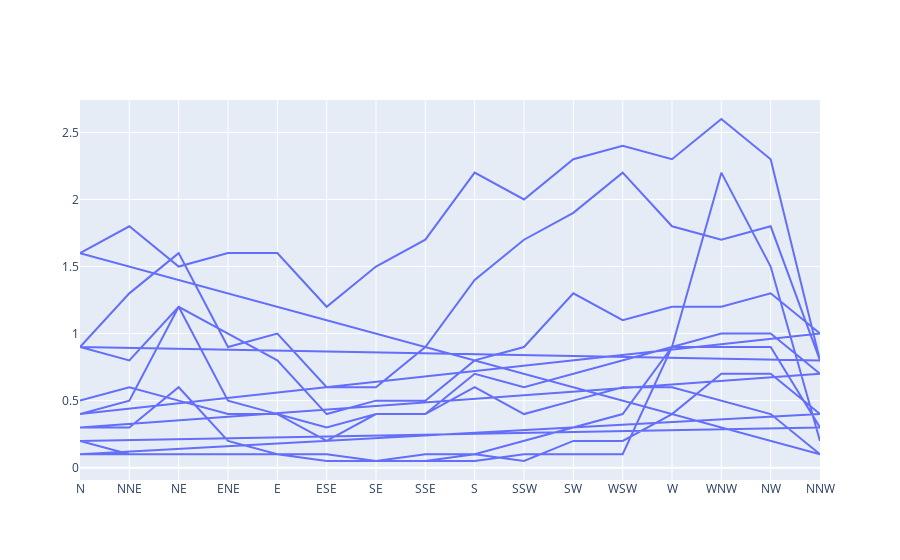

Notebook code cell kept with this figure:
### Markdown cell above
### Change Height, Width, & Margins with Graph Objects in plotly

### Code cell
import plotly.graph_objects as go

fig = go.Figure()

df = px.data.wind()
fig.add_trace(go.Scatter(
    x= df["direction"],
    y= df["frequency"]
))

fig.show()

### Figure 1 — Plotly figure (JSON) as saved in the notebook; plotly's stock layout.template omitted (floating-point values rounded to 4 significant figures)
{"data": [{"type": "scatter", "x": ["N", "NNE", "NE", "ENE", "E", "ESE", "SE", "SSE", "S", "SSW", "SW", "WSW", "W", "WNW", "NW", "NNW", "N", "NNE", "NE", "ENE", "E", "ESE", "SE", "SSE", "S", "SSW", "SW", "WSW", "W", "WNW", "NW", "NNW", "N", "NNE", "NE", "ENE", "E", "ESE", "SE", "SSE", "S", "SSW", "SW", "WSW", "W", "WNW", "NW", "NNW", "N", "NNE", "NE", "ENE", "E", "ESE", "SE", "SSE", "S", "SSW", "SW", "WSW", "W", "WNW", "NW", "NNW", "N", "NNE", "NE", "ENE", "E", "ESE", "SE", "SSE", "S", "SSW", "SW", "WSW", "W", "WNW", "NW", "NNW", "N", "NNE", "NE", "ENE", "E", "ESE", "SE", "SSE", "S", "SSW", "SW", "WSW", "W", "WNW", "NW", "NNW", "N", "NNE", "NE", "ENE", "E", "ESE", "SE", "SSE", "S", "SSW", "SW", "WSW", "W", "WNW", "NW", "NNW", "N", "NNE", "NE", "ENE", "E", "ESE", "SE", "SSE", "S", "SSW", "SW", "WSW", "W", "WNW", "NW", "NNW"], "y": [0.5, 0.6, 0.5, 0.4, 0.4, 0.3, 0.4, 0.4, 0.6, 0.4, 0.5, 0.6, 0.6, 0.5, 0.4, 0.1, 1.6, 1.8, 1.5, 1.6, 1.6, 1.2, 1.5, 1.7, 2.2, 2, 2.3, 2.4, 2.3, 2.6, 2.3, 0.8, 0.9, 1.3, 1.6, 0.9, 1, 0.6, 0.6, 0.9, 1.4, 1.7, 1.9, 2.2, 1.8, 1.7, 1.8, 0.8, 0.9, 0.8, 1.2, 1, 0.8, 0.4, 0.5, 0.5, 0.8, 0.9, 1.3, 1.1, 1.2, 1.2, 1.3, 1, 0.4, 0.5, 1.2, 0.5, 0.4, 0.2, 0.4, 0.4, 0.7, 0.6, 0.7, 0.8, 0.9, 1, 1, 0.7, 0.3, 0.3, 0.6, 0.2, 0.1, 0.1, 0.05, 0.1, 0.1, 0.2, 0.3, 0.4, 0.9, 0.9, 0.9, 0.3, 0.2, 0.1, 0.1, 0.1, 0.1, 0.1, 0.05, 0.05, 0.1, 0.05, 0.2, 0.2, 0.4, 0.7, 0.7, 0.4, 0.1, 0.1, 0.1, 0.1, 0.1, 0.05, 0.05, 0.05, 0.05, 0.1, 0.1, 0.1, 0.9, 2.2, 1.5, 0.2]}], "layout": {}}
